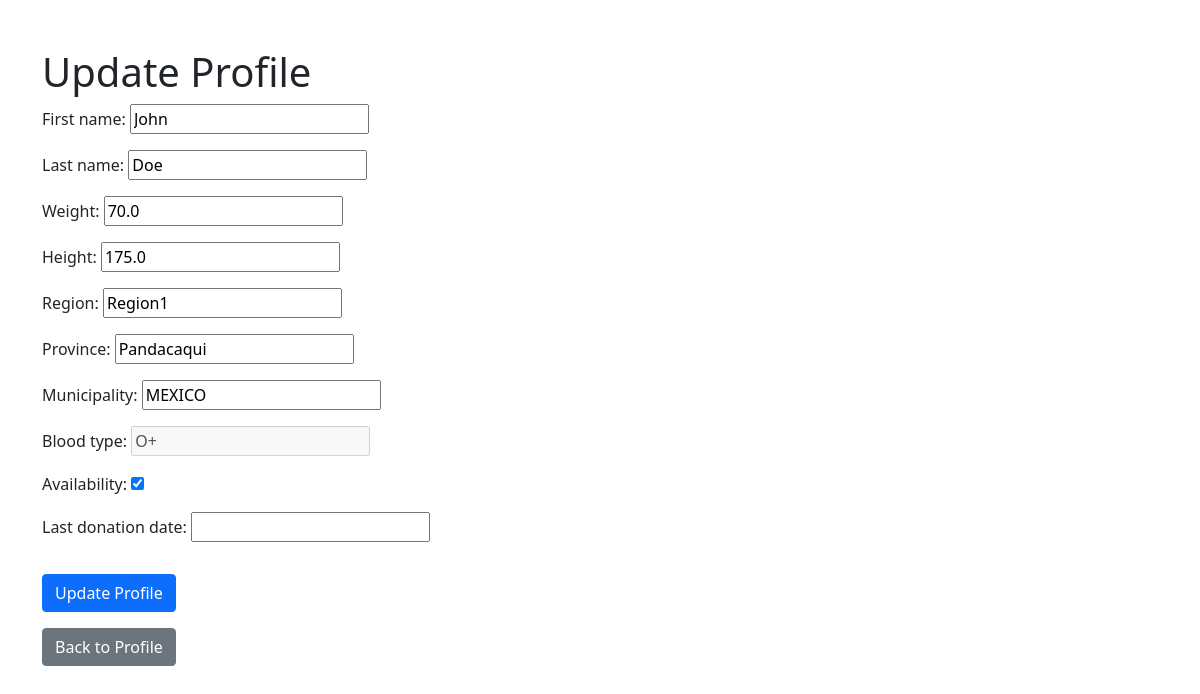
Screenshot of /profile/update/ (signed in) with the database file from the repository.
### account/models.py (models this page shows, shortened)
class Profile(models.Model):
    user = models.OneToOneField(settings.AUTH_USER_MODEL, on_delete=models.CASCADE)
    first_name = models.CharField(max_length=100, null=True, blank=True)
    last_name = models.CharField(max_length=100, null=True, blank=True)
    weight = models.FloatField(null=True, blank=True)
    height = models.FloatField(null=True, blank=True)
    region = models.CharField(max_length=100, null=True, blank=True)
    province = models.CharField(max_length=100, null=True, blank=True)
    municipality = models.CharField(max_length=100, null=True, blank=True)
    blood_type = models.CharField(max_length=3, null=True, blank=True)
    availability = models.BooleanField(default=False)
    last_donation_date = models.DateField(null=True, blank=True)

### account/views.py (the view, shortened to what this page needs)
# urls.py: path('profile/update/', ProfileUpdateView.as_view(), name='profile_update'),
class ProfileUpdateView(LoginRequiredMixin, UpdateView):
    model = Profile
    form_class = ProfileForm
    template_name = 'account/profile_update.html'
    def get_object(self):
        return self.request.user.profile
    def get_form(self, form_class=None):
        form = super().get_form(form_class)
        form.fields['blood_type'].disabled = True  # Disable blood type field, users can't change it
        return form

### account/forms.py
class ProfileForm(forms.ModelForm):
    class Meta:
        model = Profile
        fields = ['first_name', 'last_name', 'weight', 'height', 'region', 'province', 'municipality', 'blood_type',
                  'availability', 'last_donation_date']

### account/templates/account/profile_update.html (shortened to what this page needs)
<!DOCTYPE html>
<html lang="en">
<head>
    <link href="https://cdn.jsdelivr.net/npm/bootstrap@5.1.3/dist/css/bootstrap.min.css" rel="stylesheet">
</head>
<body>
    <div class="container mt-5">
        <h1>Update Profile</h1>
        <form method="post">
            <div class="form-group">
                {{ form.as_p }}
            </div>
            <button type="submit" class="btn btn-primary mt-3">Update Profile</button>
        </form>
       <a href="{% url 'profile' %}" class="btn btn-secondary mt-3">Back to Profile</a>
    </div>
</body>
</html>

### rows the page displays
Profile: first_name "John", last_name "Doe", weight "70.0", height "175.0", region "Region1", province "Pandacaqui", municipality "MEXICO", blood_type "O+", availability "☑"
